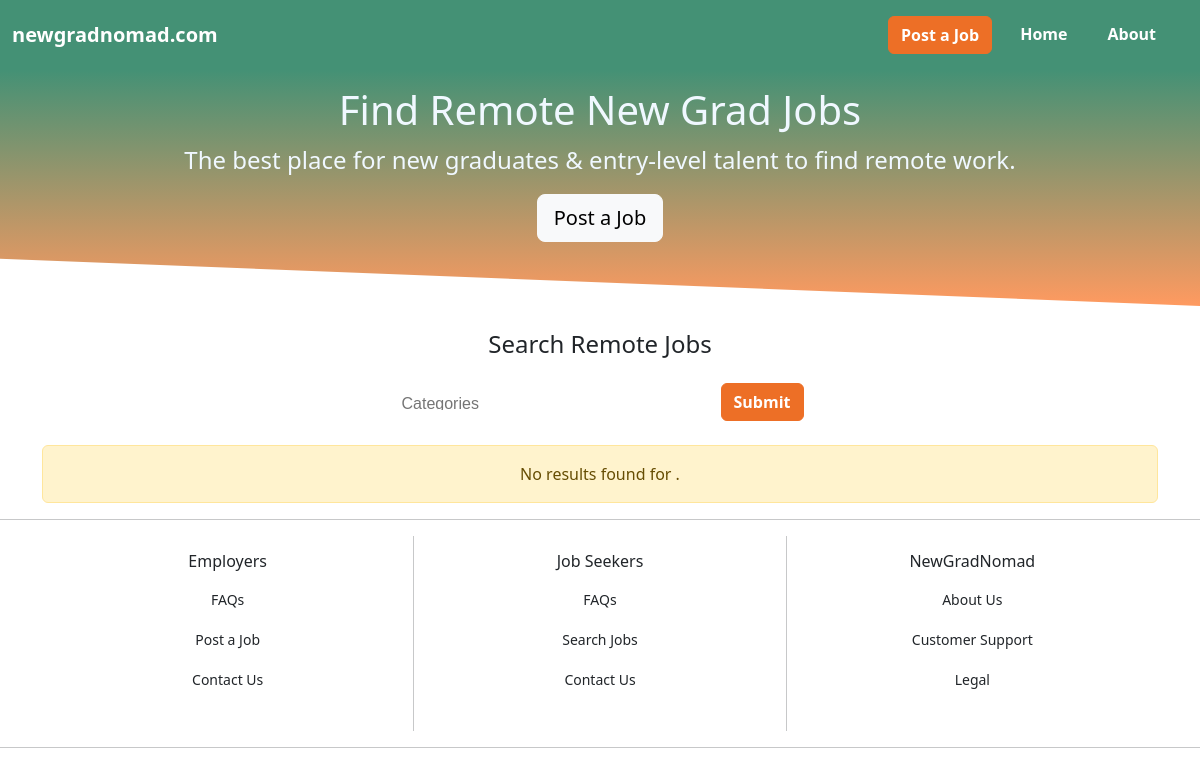
/home.php, run on an earlier commit of the app's database.
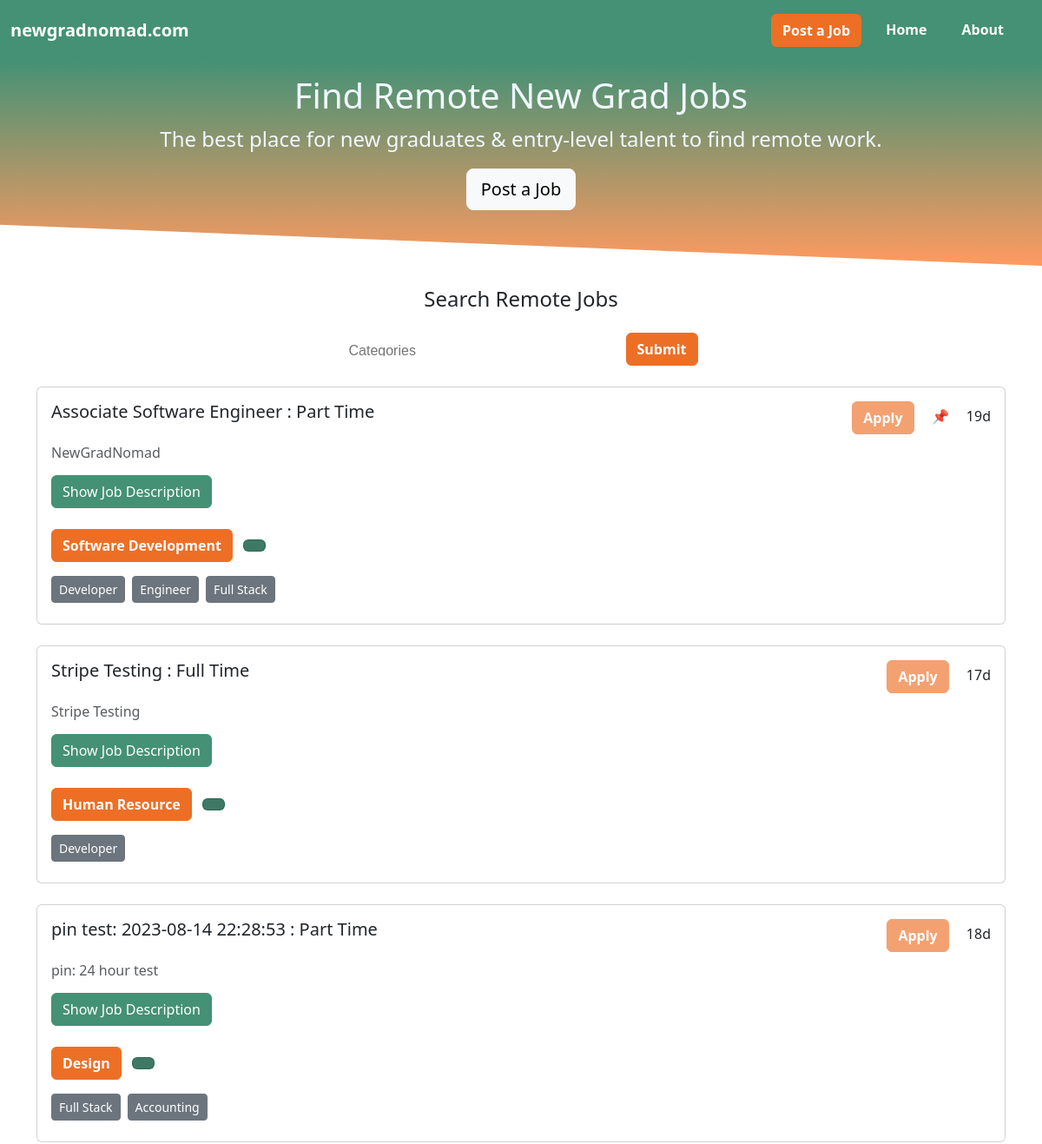
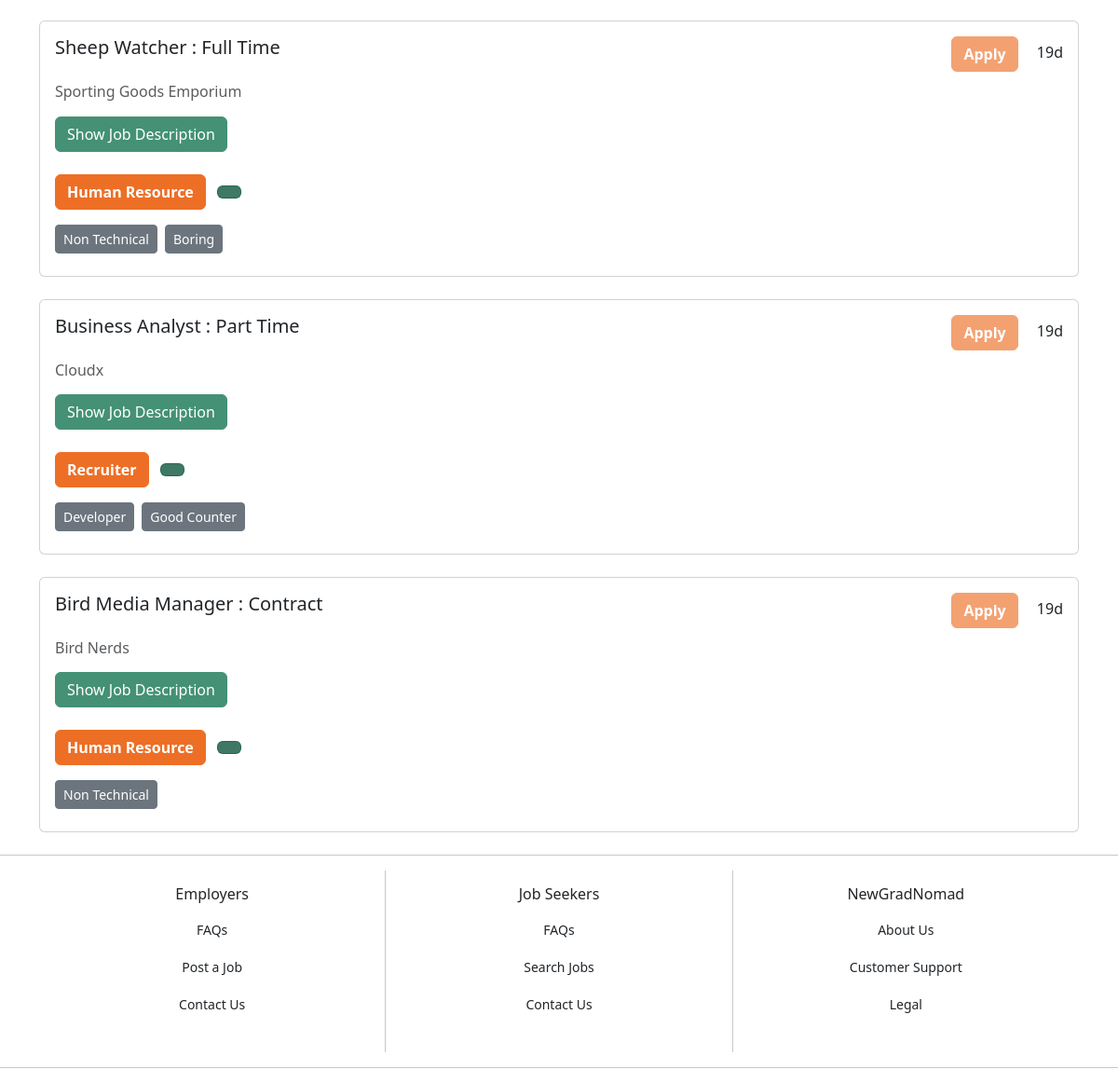
And on a later commit of the database (2 pictures, top to bottom).
### tables this page shows
CREATE TABLE IF NOT EXISTS `jobListings` (
  `listingID` char(10) NOT NULL,
  `companyName` varchar(256) NOT NULL,
  `positionName` varchar(256) NOT NULL,
  `positionType` varchar(256) NOT NULL,
  `primaryTag` varchar(256) NOT NULL,
  `keywords` varchar(512) NOT NULL,
  `24hrSupport` int(128) NOT NULL,
  `highlightOrange` int(128) NOT NULL,
  `pin` int(128) NOT NULL,
  `url` varchar(256) NOT NULL,
  `email` varchar(256) NOT NULL,
  `jobDescription` varchar(1028) NOT NULL,
  `postedDate` datetime NOT NULL,
  `paymentStatus` int(10) NOT NULL,
  PRIMARY KEY (`listingID`)
);

### home.php (the view, shortened to what this page needs)
<?php
require_once './components/db_connect.php';
require_once './components/prices.php';
$searchReq = filter_input(INPUT_GET, 'searchQuery');
if ($searchReq != NULL || $searchReq != FALSE) {
  $query = $db->prepare("SELECT * FROM jobListings WHERE paymentStatus = 1 AND primaryTag like :search OR keywords like :search OR positionType like :search OR positionName like :search OR companyName like :search ORDER BY `jobListings`.`postedDate` DESC");
  $query->bindValue(':search', "%" . $searchReq . "%");
} else {
  $query = $db->prepare("SELECT * FROM jobListings WHERE paymentStatus = 1 ORDER BY `jobListings`.`postedDate` DESC");
}
$query->execute();
$listings = $query->fetchAll();
$pinListings = array();
$noPinListings = array();
$date = date("Y/m/d H:i:s");
$secondsPerDay = 86400;
$secondsPerWeek = 604800;
$secondsPerMonth = 2629800;
foreach ($listings as $listing) :
  $timeSincePost = strtotime($date) - strtotime($listing['postedDate']);
  if (($listing['pin'] == $pinPost24hrPrice && $timeSincePost <= $secondsPerDay) || ($listing['pin'] == $pinPost1wkPrice && $timeSincePost <= $secondsPerWeek) || ($listing['pin'] == $pinPost1mthPrice && $timeSincePost <= $secondsPerMonth)) {
    array_push($pinListings, $listing);
  } else {
    array_push($noPinListings, $listing);
  }
endforeach;
$sortedListings = array_merge($pinListings, $noPinListings)
?>
<!DOCTYPE html>
<html lang="en">
<head>
  <link href="./style/NavBar.css" rel="stylesheet">
  <link href="./style/Home.css" rel="stylesheet">
  <link href="./style/HeroSection.css" rel="stylesheet">
  <link href="https://cdn.jsdelivr.net/npm/select2@4.1.0-rc.0/dist/css/select2.min.css" rel="stylesheet" />
  <link href="https://cdn.jsdelivr.net/npm/bootstrap@5.3.1/dist/css/bootstrap.min.css" rel="stylesheet">
  <link rel="stylesheet" href="https://cdn.jsdelivr.net/npm/select2-bootstrap-5-theme@1.3.0/dist/select2-bootstrap-5-theme.min.css" />
</head>
<body>
  <div id="navbar"></div>
  <div class="text-center hero-container container-fluid">
    <h1 class="fs-1 text-center">Find Remote New Grad Jobs</h1>
    <p class="fs-4 lead text-center">The best place for new graduates &amp; entry-level talent to find remote work.</p>
    <a role="button" href="./pages/PostAJob" class=" btn btn-lg mx-1 mb-3 btn btn-light">Post a Job</a>
  </div>
  <form class="container" role="search" method="get" action="./">
    <label for="searchQuery" class="text-center mt-4 form-label" style="width: 100%;">
      <h4>Search Remote Jobs</h4>
    </label>
    <div class="mt-2 d-flex align-items-center justify-content-center">
      <button type="submit" class="ms-4 orange-button btn btn-primary"><strong>Submit</strong></button>
    </div>
  </form>
  <div class="container">
    <?php if (empty($listings)) {
      echo '<div class="alert alert-warning text-center mt-4" role="alert">No results found for ';
      echo strtolower($searchReq) . '.</div>';
    } ?>
    <?php $listingID = 0; ?>
    <?php foreach ($sortedListings as $listing) : ?>
      <?php
      $tags = explode(";", $listing['keywords']);
      $daysSincePost = ceil((strtotime($date) - strtotime($listing['postedDate'])) / $secondsPerDay);
      ?>
      <div class="my-4 card">
        <div class="card-body">
          <div class="container-fluid px-0">
            <div class="row">
              <div class="col">
                <div class="card-title h5">
                  <?php echo  $listing['positionName'] . ' : ' . $listing['positionType']; ?>
                </div>
              </div>
              <div class="col-auto text-end mb-3">
                <span class="d-inline-block" tabindex="0" data-bs-toggle="tooltip" data-bs-title="Please Agree to the Terms in the Description Before Applying." id="ToolTip<?php echo  $listingID; ?>">
                  <a role="button" href="<?php echo  $listing['url']; ?>" class="orange-button btn btn-primary me-3 disabled" id="<?php echo  $listingID; ?>ApplyButton"><strong>Apply</strong></a>
                </span>
                <?php if (isset($_SESSION[$listing['listingID'] . 'Pin?'])) echo '📌&emsp;'; ?>
                <?php echo $daysSincePost; ?>d
              </div>
            </div>
            <div class="row">
              <div class="col">
                <div class="text-muted card-subtitle h6"><?php echo  $listing['companyName']; ?></div>
              </div>
            </div>
            <div class="row my-3">
              <div class="col">
                <button id="#<?php echo  $listingID; ?>" onclick="updateDescriptionButton(this)" class="btn btn-primary button-green" type="button" data-bs-toggle="collapse" data-bs-target="#<?php echo  $listingID; ?>" aria-expanded="false" aria-controls="<?php echo  $listingID; ?>">
                  Show Job Description
                </button>
              </div>
            </div>
            <div class="row">
              <div class="col">
                <a class="card-link ms-0 me-2"><button class="my-2 card-link orange-button btn btn-primary"><strong><?php echo  $listing['primaryTag']; ?></strong></button></a>
                <a class="card-link ms-0 me-2"><button class="my-2 card-link btn btn-primary salary-button"><strong><?php echo  $listing['salaryRange']; ?></strong></button></a>
              </div>
            </div>
            <div class="row">
              <div class="col">
                <?php for ($i = 0; $i < sizeof($tags) - 1; $i++) {
                  echo '<a class="card-link ms-0 me-2"><button class="my-2 card-link button-tag btn btn-secondary btn-sm">' . $tags[$i] . '</button></a>';
                } ?>
              </div>
            </div>
          </div>
        </div>
      </div>
      <?php $listingID++; ?>
    <?php endforeach; ?>
  </div>
</body>
<footer id="footer"></footer>
</html>

### style/Home.css (style rules this page uses)
.button-green { background-color: #449175 !important; border-color: #449175 !important; }
.salary-button { background-color: #21644ddc !important; border-color: #21644ddc !important; }
.orange-button { background-color: #ed6f26 !important; border-color: #ed6f26 !important; }

### style/HeroSection.css (style rules this page uses)
.hero-container { color: aliceblue !important; padding-top: 1rem !important; padding-bottom: 3rem !important; background-image: linear-gradient(180deg, #449175, #ff9a60) !important; z-index: -1; clip-path: polygon(0 0, 100% 0, 100% 100%, 0 80%); }

What changed in the data, as far as the page shows it:
added joblistings: positionName "Associate Software Engineer", positionType "Part Time", postedDate "19", companyName "NewGradNomad", primaryTag "Software Development", keywords "Developer", keywords "Engineer", keywords "Full Stack", shown under "Search Remote Jobs"
added joblistings: positionName "Stripe Testing", positionType "Full Time", postedDate "17", companyName "Stripe Testing", primaryTag "Human Resource", keywords "Developer"
added joblistings: positionName "pin test: 2023-08-14 22:28:53", positionType "Part Time", postedDate "18", companyName "pin: 24 hour test", primaryTag "Design", keywords "Full Stack", keywords "Accounting", shown under "Search Remote Jobs"
added joblistings: positionName "Sheep Watcher", positionType "Full Time", postedDate "19", companyName "Sporting Goods Emporium", primaryTag "Human Resource", keywords "Non Technical", keywords "Boring", shown under "Search Remote Jobs"
added joblistings: positionName "Business Analyst", positionType "Part Time", postedDate "19", companyName "Cloudx", primaryTag "Recruiter", keywords "Developer", keywords "Good Counter", shown under "Search Remote Jobs"
added joblistings: positionName "Bird Media Manager", positionType "Contract", postedDate "19", companyName "Bird Nerds", primaryTag "Human Resource", keywords "Non Technical"
Also different on the page:
text no longer shown: "No results found for ."
